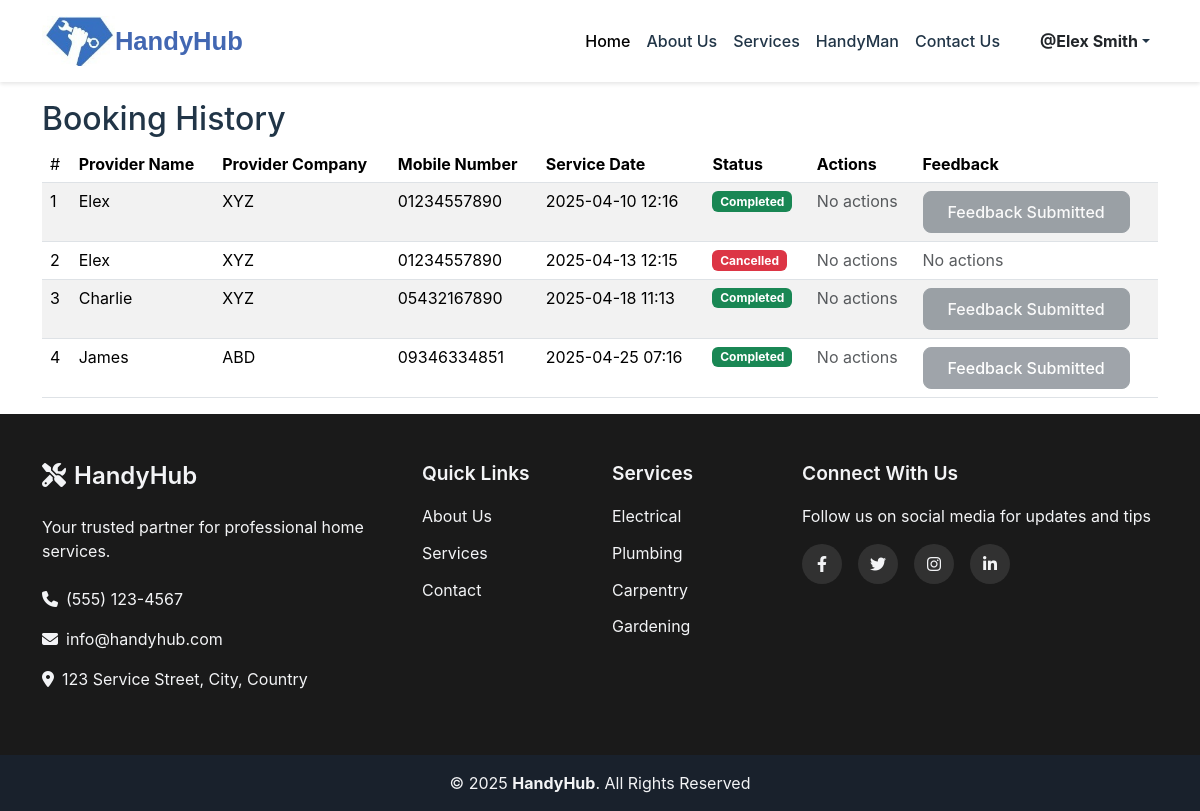
The app's page /booking-history (signed in) with its own data.
### HandyHub/Handy/models.py (models this page shows, shortened)
class Provider(db.Model, UserMixin):
    id = db.Column(db.Integer, primary_key=True)
    first_name = db.Column(db.String(100), nullable=False)
    last_name = db.Column(db.String(100), nullable=False)
    business_name = db.Column(db.String(100), nullable=False)
    email = db.Column(db.String(120), unique=True, nullable=False, index=True)
    phone = db.Column(db.String(15), unique=True, nullable=False, index=True)
    password_hash = db.Column(db.String(256), nullable=False)
    service_id = db.Column(db.Integer, db.ForeignKey('service.id'), nullable=False)
    service = db.relationship('Service', backref=db.backref('providers', lazy=True))
    service_price = db.Column(db.Float, nullable=False, default=0.0)
    experience = db.Column(db.Integer, nullable=True)
    image = db.Column(db.String(255), nullable=True, default='default.png')
    location = db.Column(db.String(255), nullable=True)
    rating = db.Column(db.Float, default=0.0)
    role = db.Column(db.String(20), nullable=False)
    created_at = db.Column(db.DateTime, default=datetime.utcnow)

class Booking(db.Model):
    id = db.Column(db.Integer, primary_key=True)
    customer_id = db.Column(db.Integer, db.ForeignKey('user.id'), nullable=False)
    provider_id = db.Column(db.Integer, db.ForeignKey('provider.id'), nullable=False)
    service_id = db.Column(db.Integer, db.ForeignKey('service.id'), nullable=False)
    booking_date = db.Column(db.Date, nullable=False)
    booking_time = db.Column(db.Time, nullable=False)
    status = db.Column(db.String(20), default="Pending")
    feedback = db.Column(db.Text, nullable=True)
    created_at = db.Column(db.DateTime, default=datetime.utcnow)
    customer = db.relationship('User', backref=db.backref('bookings', lazy=True))
    provider = db.relationship('Provider', backref=db.backref('bookings', lazy=True))
    service = db.relationship('Service', backref=db.backref('bookings', lazy=True))

### HandyHub/Handy/views.py (the view)
@views.route('/booking-history')
@login_required
def booking_history():
    bookings = Booking.query.filter_by(customer_id=current_user.id).order_by(Booking.created_at.desc()).all()
    feedback_status = {booking.id: Feedback.query.filter_by(booking_id=booking.id).first() is not None for booking in bookings}
    return render_template('booking_history.html', bookings=bookings, feedback_status=feedback_status)

### HandyHub/Handy/templates/booking_history.html
{% extends "base.html" %}
{% block content %}
<div class="container mt-4">
    <h2>Booking History</h2>
    <table class="table table-striped">
        <thead>
            <tr>
                <td>#</td>
                <th>Provider Name</th>
                <th>Provider Company</th>
                <th>Mobile Number</th>
                <th>Service Date</th>
                <th>Status</th>
                <th>Actions</th>
                <th>Feedback</th>
            </tr>
        </thead>
        <tbody>
            {% for booking in bookings %}
            <tr>
                <td>{{ loop.index }}</td>
                <td>{{booking.provider.first_name}}</td>
                <td>{{ booking.provider.business_name }}</td>
                <td>{{booking.provider.phone}}</td>
                <td>{{ booking.booking_date.strftime('%Y-%m-%d') }} {{ booking.booking_time.strftime('%H:%M') }}</td>
                <td>
                    <span class="badge
                        {% if booking.status == 'Pending' %} bg-warning
                        {% elif booking.status == 'Confirmed' %} bg-primary
                        {% elif booking.status == 'Completed' %} bg-success
                        {% elif booking.status == 'Cancelled' %} bg-danger
                        {% elif booking.status == 'Rejected' %} bg-danger
                        {% endif %}">
                        {{ booking.status }}
                    </span>
                </td>
                <td>
                    {% if booking.status == 'Pending' %}
                        <a href="{{ url_for('views.cancel_booking', booking_id=booking.id) }}" class="btn btn-danger btn-sm">Cancel</a>
                    {% else %}
                        <span class="text-muted">No actions</span>
                    {% endif %}
                </td>
                <td>
                    {% if booking.status == 'Completed' %}
                        {% if feedback_status[booking.id] %}
                            <button class="btn btn-secondary" disabled>Feedback Submitted</button>
                        {% else %}
                            <a href="{{ url_for('views.submit_feedback', booking_id=booking.id) }}" class="btn btn-success">Provide Feedback</a>
                        {% endif %}
                    {% else %}
                        <span class="text-muted">No actions</span>
                    {% endif %}
                </td>
            </tr>
            {% else %}
            <tr>
                <td colspan="6" class="text-center">No bookings found.</td>
            </tr>
            {% endfor %}
        </tbody>
    </table>
</div>
{% endblock %}

### HandyHub/Handy/templates/base.html (shortened to what this page needs)
<html lang="en">
  <head>
    <link href="https://cdn.jsdelivr.net/npm/bootstrap@5.3.2/dist/css/bootstrap.min.css" rel="stylesheet">
    <link rel="stylesheet" href="{{url_for('static' ,filename='styles.css')}}"/>
    <link rel="stylesheet" href="https://cdnjs.cloudflare.com/ajax/libs/font-awesome/6.1.1/css/all.min.css">
  </head>
  <body>
    <nav class="navbar navbar-expand-lg fixed-top">
      <div class="container">
          <img src="{{ url_for('static', filename='logo.png') }}" alt="HandyHub Logo" class="navbar-logo">
          <a class="navbar-brand" href="/">HandyHub</a>
          <div class="collapse navbar-collapse" id="navbarNav">
            <ul class="navbar-nav ms-auto">
                <li class="nav-item">
                    <a class="nav-link active" href="/">Home</a>
                </li>
                <li class="nav-item">
                    <a class="nav-link" href="{{ url_for('views.about') }}">About Us</a>
                </li>
                <li class="nav-item">
                    <a class="nav-link" href="{{ url_for('views.services') }}">Services</a>
                </li>
                <li class="nav-item">
                    <a class="nav-link" href="{{ url_for('views.handyman') }}">HandyMan</a>
                </li>
                <li class="nav-item">
                    <a class="nav-link" href="{{ url_for('views.contact') }}">Contact Us</a>
                </li>
                {% if current_user.is_authenticated %}
                <li class="nav-item dropdown ms-lg-3">
                    <a class="nav-link dropdown-toggle d-flex align-items-center" href="#" id="profileDropdown" role="button" data-bs-toggle="dropdown" aria-expanded="false">
                        <span class="ms-2 fw-bold fs-6 text-dark">@{{ current_user.first_name }} {{ current_user.last_name }}</span>
                    </a>
                </li>
                {% endif %}
            </ul>
        </div>
      </div>
  </nav>
    {% block content %}{% endblock %}
    <footer class="footer">
      <div class="footer-top py-5">
        <div class="container">
          <div class="row g-4">
            <div class="col-lg-4 col-md-6">
              <div class="footer-info">
                <h3><i class="fas fa-tools me-2"></i>HandyHub</h3>
                <p class="mb-4">Your trusted partner for professional home services.</p>
                <p><i class="fas fa-phone me-2"></i>(555) 123-4567</p>
                <p><i class="fas fa-envelope me-2"></i>info@handyhub.com</p>
                <p><i class="fas fa-map-marker-alt me-2"></i>123 Service Street, City, Country</p>
              </div>
            </div>
            <div class="col-lg-4 col-md-6">
              <div class="row">
                <div class="col-6">
                  <h4>Quick Links</h4>
                  <ul class="footer-links">
                    <li><a href="{{ url_for('views.about') }}">About Us</a></li>
                    <li><a href="{{ url_for('views.services') }}">Services</a></li>
                    <li><a href="{{ url_for('views.contact') }}">Contact</a></li>
                  </ul>
                </div>
                <div class="col-6">
                  <h4>Services</h4>
                  <ul class="footer-links">
                    <li><a href="{{ url_for('views.services') }}#electrical">Electrical</a></li>
                    <li><a href="{{ url_for('views.services') }}#plumbing">Plumbing</a></li>
                    <li><a href="{{ url_for('views.services') }}#carpentry">Carpentry</a></li>
                    <li><a href="{{ url_for('views.services') }}#gardening">Gardening</a></li>
                  </ul>
                </div>
              </div>
            </div>
            <div class="col-lg-4 col-md-12">
              <h4>Connect With Us</h4>
              <p class="mb-3">Follow us on social media for updates and tips</p>
              <div class="social-links mb-4">
                <a href="https://www.facebook.com" class="facebook"><i class="fa-brands fa-facebook-f"></i></a>
                <a href="https://twitter.com" class="twitter"><i class="fa-brands fa-twitter"></i></a>
                <a href="https://instagram.com" class="instagram"><i class="fa-brands fa-instagram"></i></a>
                <a href="https://linkedin.com" class="fa-brands fa-linkedin-in"></a>
              </div>
            </div>
          </div>
        </div>
      </div>
      <div class="footer-bottom py-3">
        <div class="container text-center">
          <div class="copyright">
            © <span id="currentYear">2024</span> <strong>HandyHub</strong>. All Rights Reserved
          </div>
        </div>
      </div>
    </footer>
  </body>
</html>

### HandyHub/Handy/static/styles.css (style rules this page uses)
:root { --primary-color: #4267B2; --secondary-color: #4267B2; --text-color: #213547; --bg-color: #ffffff; --footer-bg: #1f2937; --footer-text: #f3f4f6; }
body { margin: 0; font-family: 'Inter', system-ui, -apple-system, sans-serif; color: var(--text-color); background-color: var(--bg-color); padding-top: 76px; }
.navbar { background-color: var(--bg-color); box-shadow: 0 2px 4px rgba(0,0,0,0.1); padding: 1rem 0; display: flex; justify-content: space-between; }
.navbar-brand { font-family: 'Poppins', sans-serif; font-weight: 600; color:#4267B2; font-size: 1.6rem; text-decoration: none; display: flex; align-items: center; }
.nav-link { font-weight: 500; color: var(--text-color); padding: 0.5rem 1rem; transition: color 0.3s ease; }
.navbar-logo { height: 50px; max-width: 100px; width: auto; }
.footer { background-color: #1a1a1a; color: #fff; }
.footer-top { background-color: #1a1a1a; }
.footer-bottom { background-color: #111; }
.footer { background-color: var(--footer-bg); color: var(--footer-text); }
.footer-top { padding: 60px 0; }
.footer h3 { font-size: 1.5rem; margin-bottom: 1.5rem; font-weight: 600; }
.footer h4 { font-size: 1.2rem; margin-bottom: 1.2rem; font-weight: 600; }
.footer-links { list-style: none; padding: 0; margin: 0; }
.footer-links li { margin-bottom: 0.8rem; }
.footer-links a { color: var(--footer-text); text-decoration: none; transition: color 0.3s ease; display: inline-flex; align-items: center; }
.social-links { display: flex; gap: 1rem; }
.social-links a { display: inline-flex; align-items: center; justify-content: center; width: 40px; height: 40px; border-radius: 50%; background: rgba(255, 255, 255, 0.1); color: var(--footer-text); text-decoration: none; transition: all 0.3s ease; }
.footer-bottom { background: rgba(0, 0, 0, 0.2); padding: 1rem 0; }
.btn { padding: 0.5rem 1.5rem; font-weight: 500; border-radius: 0.5rem; transition: all 0.3s ease; }

### records on screen
Provider: first_name "Elex", last_name "Smith"
Booking: provider.first_name "Elex", provider.business_name "XYZ", provider.phone "01234557890", booking_date "2025-04-10", booking_time "12:16", status "Completed", shows "No actions", shows "Feedback Submitted"
Booking: provider.first_name "Elex", provider.business_name "XYZ", provider.phone "01234557890", booking_date "2025-04-13", booking_time "12:15", status "Cancelled", shows "No actions"
Booking: provider.first_name "Charlie", provider.business_name "XYZ", provider.phone "05432167890", booking_date "2025-04-18", booking_time "11:13", status "Completed", shows "No actions", shows "Feedback Submitted"
Booking: provider.first_name "James", provider.business_name "ABD", provider.phone "09346334851", booking_date "2025-04-25", booking_time "07:16", status "Completed", shows "No actions", shows "Feedback Submitted"
